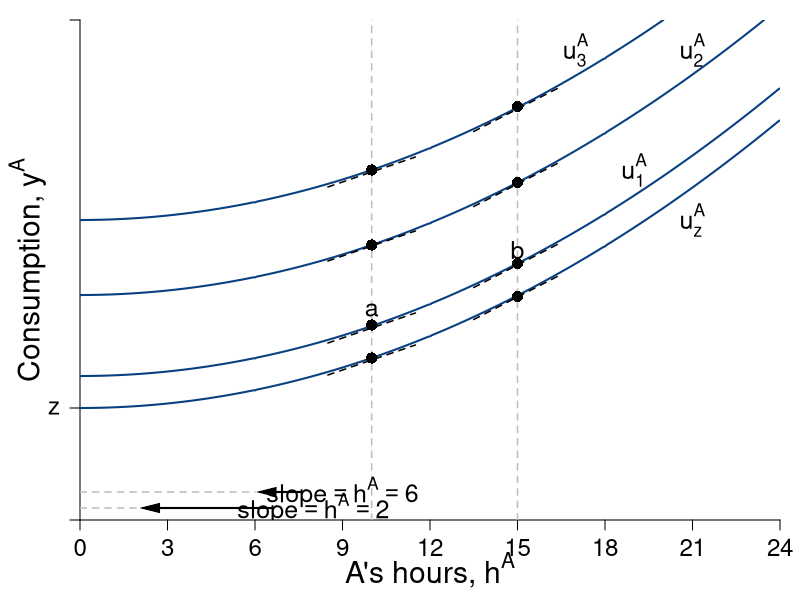

Write R code to recreate this figure.
require(shape)
pdf(file = "coordination_failures/coord_indiff_contour.pdf", width = 9, height = 7)

#Set parameters for graphics
pointsize <- 1.8
axislabelsize <- 1.8
labelsize <- 1.5
namesize <- 1.8
annotatesize <- 1.5
graphlinewidth <- 2
segmentlinewidth <- 1.5

COL <- c("#7fc97f", "#beaed4", "#fdc086", "#ffff99", "#386cb0", "#f0027f", "#bf5b17", "#666666")
COLA <- c("#99d8c9","#66c2a4","#41ae76", "#238b45", "#005824")
COLB <- c("#4eb3d3", "#2b8cbe", "#0868ac","#084081")

par(mar =  c(4, 4, 1, 1))

indiffA <- function(ea, uA = 46.08) {
  uA + (1/2)*(ea)^2
}

uA <- function(ea, ya = output) {
  ya - 0.5*(ea)^2
}

mrsA <- function(ea){
  ea
}

slopeline <- function(ea, yint = 0.5, slope = 2){
  yint + slope*ea
}

output <- function(ea, eb = 12, alpha = 30, beta = 1/2){
  (alpha - beta*(ea+eb))*ea
}

xlims <- c(0, 24)
ylims <- c(0, 500)

npts <- 501 
x <- seq(xlims[1], xlims[2], length.out = npts)
y <- seq(ylims[1], ylims[2], length.out = npts) 

a <- c(112, uA(ea = 12, output(ea = 12, eb = 12)), uA(ea = 15, output(ea = 15, eb = 0)), 300)

plot(0, 0, xlim = xlims, ylim = ylims, type = "n",
     xlab = expression(paste("")),
     ylab = expression(paste("")), 
     xaxt = "n", 
     yaxt = "n", 
     cex.lab = axislabelsize, 
     bty = "n",
     xaxs="i", 
     yaxs="i")

# ticksy <- seq(from = 0, to = ylims[2], by = 2)
# ylabels <- seq(from = 0, to = ylims[2], by = 2)
ticksx <- seq(from = 0, to = xlims[2], by = 3)
xlabels <- seq(from = 0, to = xlims[2], by = 3)
#ticksy <- c(0, 1, 10, 12, 28, 30, 46.08, 70)
ticksy <- c(ylims[1], 112, ylims[2])
ylabels <- c(NA, expression(z),  NA)
# ticksy <- c(ylims[1], 100, uA(ea = 12, output(ea = 12, eb = 12)), uA(ea = 15, output(ea = 15, eb = 0)), 300, ylims[2])
# ylabels <- c(NA, expression(z),  expression(paste(a)),expression(paste(b)), expression(paste()), NA)
# ticksx <- c(0, 6.9, 12, 9.6, 16, 24, 26)
# xlabels <- c(NA, expression(paste(e^A,"*")), expression(paste(1/2*beta)), expression(paste(e^{AN})), expression(paste(alpha)), expression(paste(1/beta)), NA)

axis(1, at = ticksx, pos = 0, labels = xlabels, cex.axis = labelsize - 0.05)
axis(2, at = ticksy, pos = 0, labels = ylabels, las = 1, cex.axis= labelsize - 0.05)

npts <- 500 
xx1 <- seq(xlims[1], xlims[2], length.out = npts)

contour(x, y,
        outer(x, y, uA),
        drawlabels = FALSE,
        col = COLB[4],
        lwd = graphlinewidth,
        levels = a,
        xaxs="i",
        yaxs="i",
        add = TRUE)



# lines(xx1, indiffA(xx1, uA = 1), col = COLA[4], lwd = graphlinewidth)
# lines(xx1, indiffA(xx1, uA = 10), col = COLA[4], lwd = graphlinewidth)
# lines(xx1, indiffA(xx1, uA = 30), col = COLA[4], lwd = graphlinewidth)
# lines(xx1, indiffA(xx1, uA = 46.08), col = COLA[4], lwd = graphlinewidth)

# lines(xx1, brfB(xx1, alpha = 16, beta = 1/24), col = COLB[4], lwd = graphlinewidth)
# lines(xx1, brfPEA(xx1, alpha = 16, beta = 1/24), col = COLA[4], lwd = graphlinewidth)
# lines(xx1, brfPEB(xx1, alpha = 16, beta = 1/24), col = COLB[4], lwd = graphlinewidth)

# contour(x, y, 
#         outer(x, y, uA),
#         #labels = c("v1", "v2", "v3"),
#         drawlabels = FALSE,
#         col = COLA[3],
#         #xlab = expression(paste("A's Apples, ", x)),
#         #ylab = expression(paste("A's Oranges, ", y)),
#         #cex.lab = axislabelsize,
#         lwd = graphlinewidth,
#         levels = a, 
#         xaxs="i", 
#         yaxs="i", 
#         add = TRUE)


segments(10, 0, 10, ylims[2], lty = 2, col = "gray" , lwd = segmentlinewidth)
segments(15, 0, 15, ylims[2], lty = 2, col = "gray" , lwd = segmentlinewidth)
segments(0, 12, 2, 12, ylims[2], lty = 2, col = "gray" , lwd = segmentlinewidth)
segments(0, 28, 6, 28, ylims[2], lty = 2, col = "gray" , lwd = segmentlinewidth)


#mtext(expression(paste("A's hours, ", h^A)), side=1, line = 3.2, cex = axislabelsize)
text(0.5*xlims[2], -50, expression(paste("A's hours, ", h^A)), xpd = TRUE, cex = axislabelsize)
text(-1.8, 0.5*ylims[2], expression(paste("Consumption, ", y^A)), xpd = TRUE, cex = axislabelsize, srt = 90)
#
text(8, 12, expression(paste("slope", phantom()==h^A, phantom() == 2)), cex = annotatesize)
Arrows(6.6, 12, 2.4, 12, col = "black", lty = 1, lwd = 2, arr.type = "triangle", arr.lwd = 0.5)
#
text(9, 28, expression(paste("slope", phantom()==h^A, phantom() == 6)), cex = annotatesize)
Arrows(7.6, 28, 6.4, 28, col = "black", lty = 1, lwd = 2, arr.type = "triangle", arr.lwd = 0.5)

#Label the iso-welfare functions for the HG, Aisha
text(21, 300, expression(u[z]^A), cex = annotatesize)
text(19, 350, expression(u[1]^A), cex = annotatesize)
text(21, 470, expression(u[2]^A), cex = annotatesize)
text(17, 470, expression(u[3]^A), cex = annotatesize)

text(10, 210, expression(a), cex = annotatesize)
text(15, 270, expression(b), cex = annotatesize)



lowint <- c(248, 174, 92)

slopex1 <- seq(8.5,11.5,length.out = 200)
lines(slopex1, slopeline(slopex1, yint = 60, slope = mrsA(ea = 10)), col = "black", lty = 2, lwd = segmentlinewidth)
lines(slopex1, slopeline(slopex1, yint = lowint[1], slope = mrsA(ea = 10)), col = "black", lty = 2, lwd = segmentlinewidth)
lines(slopex1, slopeline(slopex1, yint = lowint[2], slope = mrsA(ea = 10)), col = "black", lty = 2, lwd = segmentlinewidth)
lines(slopex1, slopeline(slopex1, yint = lowint[3], slope = mrsA(ea = 10)), col = "black", lty = 2, lwd = segmentlinewidth)

highint <- c(186, 111, 30)
slopex2 <- seq(13.5,16.5,length.out = 200)
lines(slopex2, slopeline(slopex2, yint = -2, slope = mrsA(ea = 15)), col = "black", lty = 2, lwd = segmentlinewidth)
lines(slopex2, slopeline(slopex2, yint = highint[1], slope = mrsA(ea = 15)), col = "black", lty = 2, lwd = segmentlinewidth)
lines(slopex2, slopeline(slopex2, yint = highint[2], slope = mrsA(ea = 15)), col = "black", lty = 2, lwd = segmentlinewidth)
lines(slopex2, slopeline(slopex2, yint = highint[3], slope = mrsA(ea = 15)), col = "black", lty = 2, lwd = segmentlinewidth)


firstpointsx <- c(10, 10, 10, 10)
firstpointsy <- c(indiffA(ea = firstpointsx[1], uA = 300), indiffA(ea = firstpointsx[2], uA = 225), indiffA(ea = firstpointsx[3], uA = 145), indiffA(ea = firstpointsx[4], uA = 112))
points(firstpointsx, firstpointsy, pch = 16, col = "black", cex = 1.5)

secondpointsx <- c(15, 15, 15, 15)
secondpointsy <- c(indiffA(ea = 15, uA = 301), indiffA(ea = 15, uA = 225), indiffA(ea = 15, uA = 144), indiffA(ea = 15, uA = 111))
points(secondpointsx, secondpointsy, pch = 16, col = "black", cex = 1.5)




dev.off()
